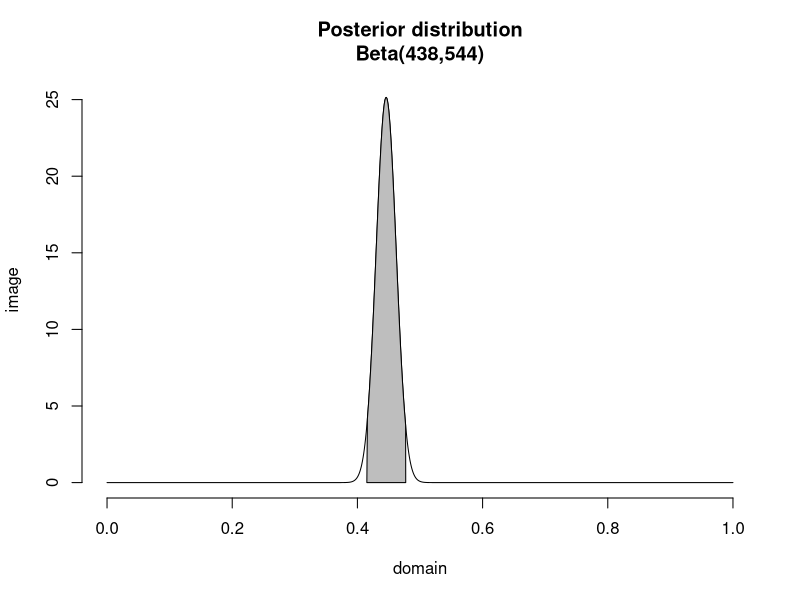

This chart was generated by the following R code:
## ---- chunk 1
library(ggplot2)
## ---- chunk 2
(lower_bound <- qbeta(0.025, 438, 544))
(upper_bound <- qbeta(1-0.025, 438, 544))
## ---- chunk 3
domain <- seq(0,1,0.001)
image <- dbeta(domain, 438, 544)
plot(domain, image, 
     main='Posterior distribution\nBeta(438,544)', 
     frame.plot = FALSE,
     type = 'l',
     )
polygon(c(domain[domain > lower_bound & domain < upper_bound], upper_bound, lower_bound), 
        c(image[domain > lower_bound & domain < upper_bound], 0, 0), 
        col = 'grey')
